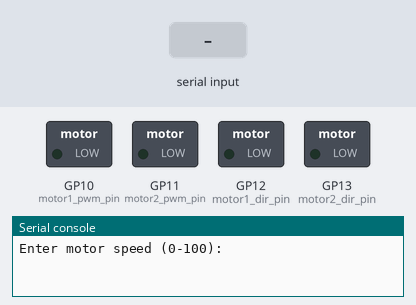
Simulated run of this program. Board: Raspberry Pi Pico running MicroPython. Shown: switched loads named in the program (green lamp = pin HIGH), the last lines printed to the serial console. The test bench sets the inputs (shaded band).

Above: at 1.2 s.
1.3 s: "5" typed at the serial console, then Enter
At 2.0 s:
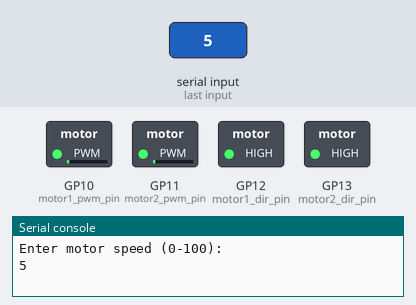
Timing chart, 0 to 11.8 s (numbered marks = the images above; inputs shaded):
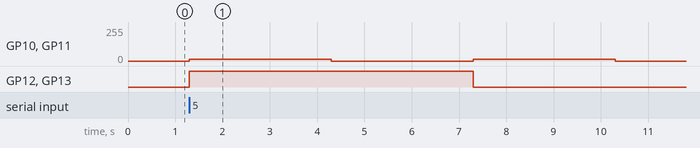

The program:

Motors_speed_mapped2.py
```python
"""
*****************************
* Developer: MJtronics
* Date: 2024-01-15
*****************************

Description:
This code controls two motors using PWM signals on a microcontroller.
It defines functions for forward, backward, and stopping the motors.
The user is prompted for motor speed input (0-100), and the motors
demonstrate movement in both forward and backward directions with a 3-second duration.

Pin Configuration:
- Motor 1:
  - PWM: GP10
  - Direction: GP12

- Motor 2:
  - PWM: GP11
  - Direction: GP13

"""

from machine import Pin, PWM
from time import sleep
import machine

def map_speed_to_pwm(speed):
    """
    Ensure motor speed is within the valid range (0-100) and map it to the PWM range.
    """
    speed = max(0, min(100, speed))
    return int((speed / 100) * 65535)

def forward():
    """
    Move motors forward.
    """
    motor1_dir_pin.on()
    motor2_dir_pin.on()
    motor1_pwm.duty_u16(speed_pwm)
    motor2_pwm.duty_u16(speed_pwm)

def backward():
    """
    Move motors backward.
    """
    motor1_dir_pin.off()
    motor2_dir_pin.off()
    motor1_pwm.duty_u16(speed_pwm)
    motor2_pwm.duty_u16(speed_pwm)

def stop_motors():
    """
    Stop both motors.
    """
    motor1_pwm.duty_u16(0)
    motor2_pwm.duty_u16(0)

# Motor 1
motor1_pwm_pin = Pin(10)
motor1_dir_pin = Pin(12, machine.Pin.OUT)
motor1_pwm = PWM(motor1_pwm_pin)

# Motor 2
motor2_pwm_pin = Pin(11)
motor2_dir_pin = Pin(13, machine.Pin.OUT)
motor2_pwm = PWM(motor2_pwm_pin)

# Set PWM frequency for motors
pwm_frequency = 1000
motor1_pwm.freq(pwm_frequency)
motor2_pwm.freq(pwm_frequency)

while True:
    try:
        # Get user input for motor speed (0 to 100)
        speed_percent = int(input("Enter motor speed (0-100): "))
        # Map speed to PWM range
        speed_pwm = map_speed_to_pwm(speed_percent)

        forward()
        sleep(3)
        stop_motors()
        sleep(3)
        backward()
        sleep(3)
        stop_motors()
        sleep(3)

    except ValueError:
        print("Invalid input. Please enter a valid number.")
```

Measured:
- after the input at 1.3 s, GP10 (motor1_pwm_pin), GP11 (motor2_pwm_pin): alternates 13/255 for 3.0 s and 0/255 for 3.0 s, starting at once; GP12 (motor1_dir_pin), GP13 (motor2_dir_pin): LOW → HIGH at once, → LOW 6.0 s later
